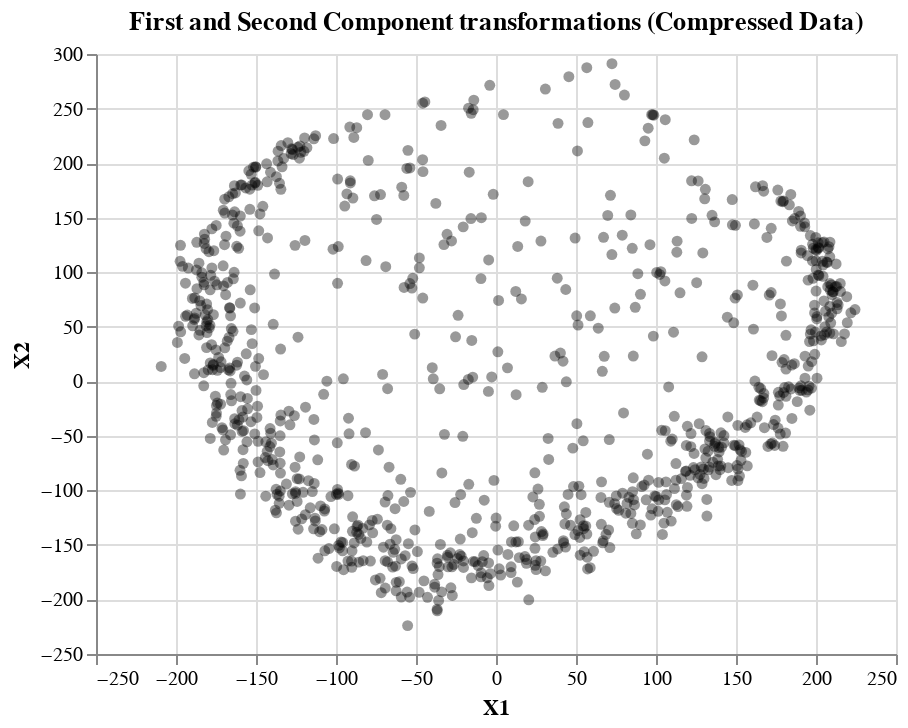

This figure's notebook cell:
### Code cell
z_2pc = Z[:,0:2]
z_df = pd.DataFrame(Z[:,0:2], columns = ['X1', 'X2'])
projected = alt.Chart(z_df).mark_circle(color = 'black', opacity = 0.4).encode(
                alt.X('X1:Q'),
                alt.Y('X2:Q')
            ).properties(
                title = 'First and Second Component transformations (Compressed Data)'
            )

projected

### Figure 1 — Vega-Lite specification as saved in the notebook (floating-point values rounded to 4 significant figures; data arrays with more than 128 entries replaced by an {"elided": "..."} marker saying what was removed)
{"config": {"view": {"continuousWidth": 400, "continuousHeight": 300}}, "data": {"name": "data-6b700e8707eebeb56de76c9f82d8a25b"}, "mark": {"type": "circle", "color": "black", "opacity": 0.4}, "encoding": {"x": {"type": "quantitative", "field": "X1"}, "y": {"type": "quantitative", "field": "X2"}}, "title": "First and Second Component transformations (Compressed Data)", "$schema": "https://vega.github.io/schema/vega-lite/v4.8.1.json", "datasets": {"data-6b700e8707eebeb56de76c9f82d8a25b": {"elided": "890 records"}}}
